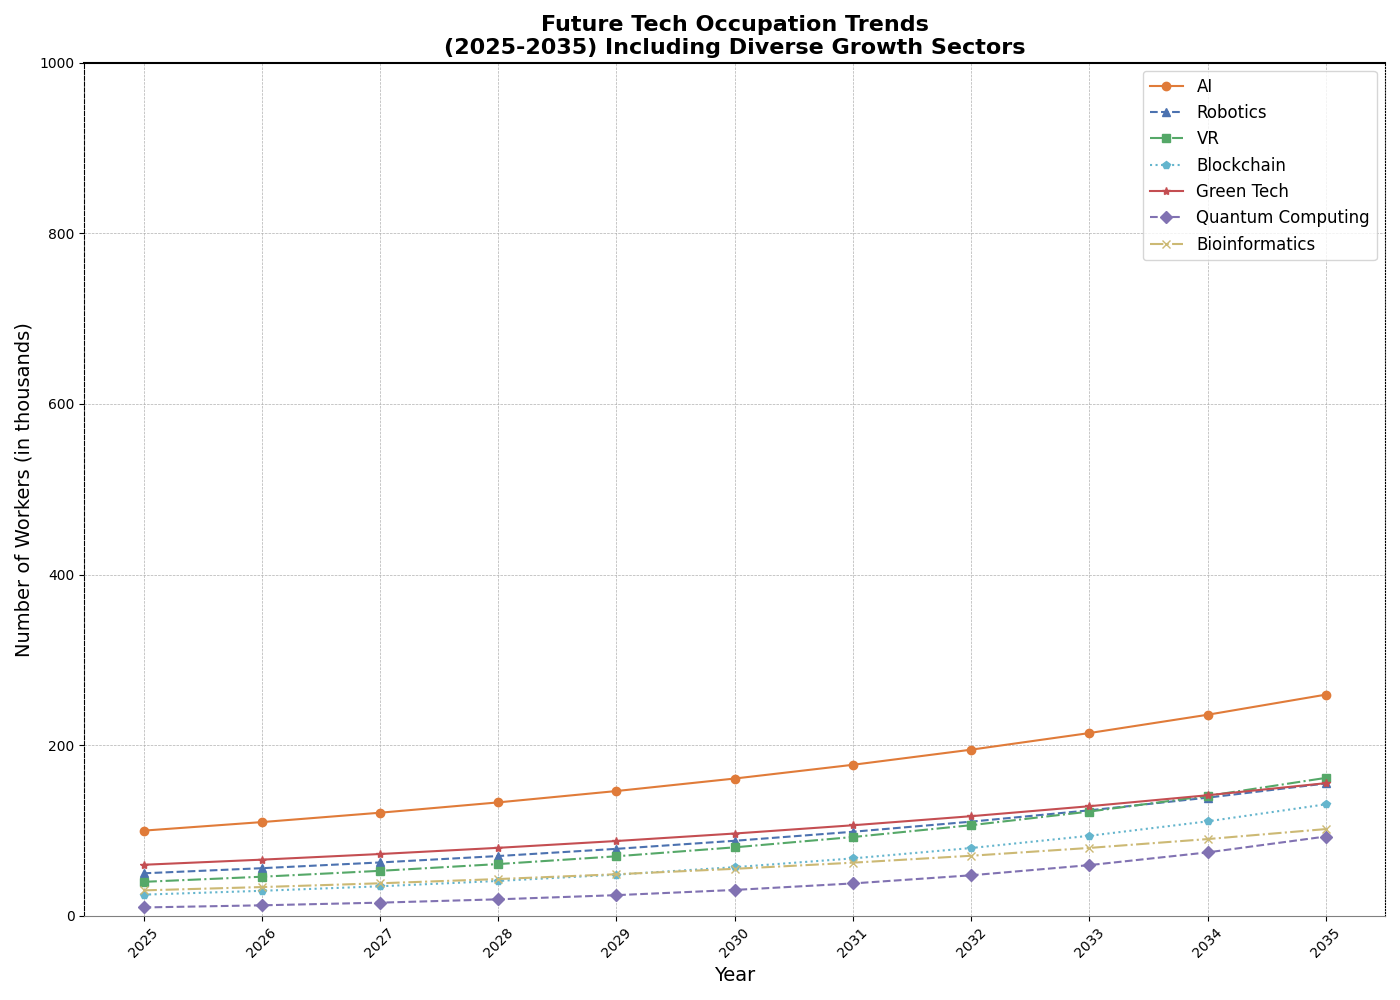

This chart was generated by the following Python code:
import matplotlib.pyplot as plt
import numpy as np

years = np.arange(2025, 2036)

def calculate_growth(base_value, rate, years):
    return base_value * ((1 + rate) ** np.arange(len(years)))

base_ai = 100
base_robotics = 50
base_vr = 40
base_blockchain = 25
base_green_tech = 60
base_quantum_computing = 10
base_bioinformatics = 30

growth_ai = 0.10
growth_robotics = 0.12
growth_vr = 0.15
growth_blockchain = 0.18
growth_green_tech = 0.10
growth_quantum_computing = 0.25
growth_bioinformatics = 0.13

ai_employment = calculate_growth(base_ai, growth_ai, years)
robotics_employment = calculate_growth(base_robotics, growth_robotics, years)
vr_employment = calculate_growth(base_vr, growth_vr, years)
blockchain_employment = calculate_growth(base_blockchain, growth_blockchain, years)
green_tech_employment = calculate_growth(base_green_tech, growth_green_tech, years)
quantum_computing_employment = calculate_growth(base_quantum_computing, growth_quantum_computing, years)
bioinformatics_employment = calculate_growth(base_bioinformatics, growth_bioinformatics, years)

# Shuffle styles
changed_colors = ['#e07b39', '#4c72b0', '#55a868', '#64b5cd', '#c44e52', '#8172b2', '#ccb974']
marker_styles = ['o', '^', 's', 'p', '*', 'D', 'x']
line_styles = ['-', '--', '-.', ':', '-', '--', '-.']

fig, ax = plt.subplots(figsize=(14, 10))

# Adding markers and line styles randomly
ax.plot(years, ai_employment, label='AI', color=changed_colors[0], linestyle=line_styles[0], marker=marker_styles[0])
ax.plot(years, robotics_employment, label='Robotics', color=changed_colors[1], linestyle=line_styles[1], marker=marker_styles[1])
ax.plot(years, vr_employment, label='VR', color=changed_colors[2], linestyle=line_styles[2], marker=marker_styles[2])
ax.plot(years, blockchain_employment, label='Blockchain', color=changed_colors[3], linestyle=line_styles[3], marker=marker_styles[3])
ax.plot(years, green_tech_employment, label='Green Tech', color=changed_colors[4], linestyle=line_styles[4], marker=marker_styles[4])
ax.plot(years, quantum_computing_employment, label='Quantum Computing', color=changed_colors[5], linestyle=line_styles[5], marker=marker_styles[5])
ax.plot(years, bioinformatics_employment, label='Bioinformatics', color=changed_colors[6], linestyle=line_styles[6], marker=marker_styles[6])

ax.set_title('Future Tech Occupation Trends\n(2025-2035) Including Diverse Growth Sectors', fontsize=16, fontweight='bold')
ax.set_xlabel('Year', fontsize=14)
ax.set_ylabel('Number of Workers (in thousands)', fontsize=14)

# Legend with random properties
ax.legend(loc='upper right', fontsize=12, frameon=True)

# Adding grids
ax.grid(True, linestyle='--', linewidth=0.5)

# Add customizations to the plot borders
ax.spines['top'].set_lw(1.5)
ax.spines['right'].set_linestyle(':')
ax.spines['bottom'].set_color('grey')
ax.spines['left'].set_linestyle('--')

ax.set_xticks(years)
ax.set_xticklabels(years, rotation=45)
ax.set_ylim(0, 1000)
plt.tight_layout()
plt.show()
